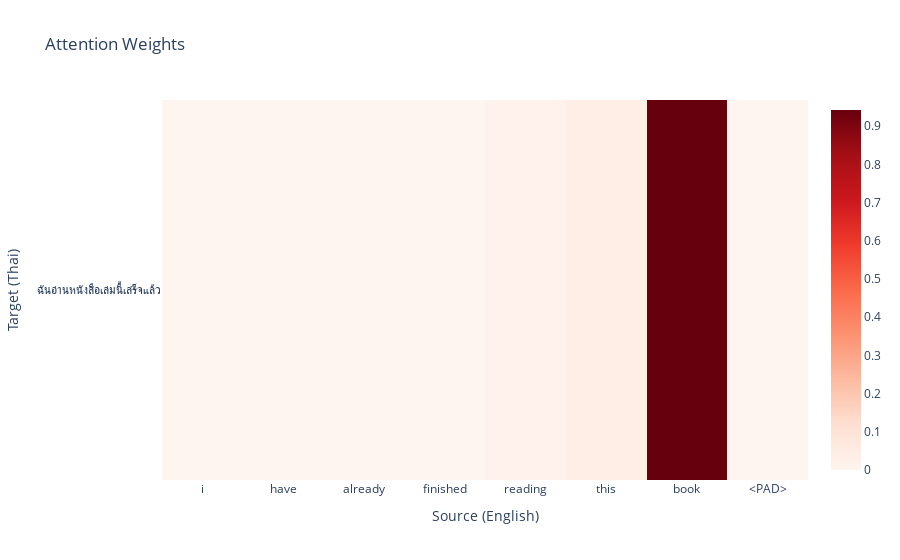

The code cell stored with this chart in its notebook:
### Markdown cell above
## Visualizing attention weights

### Code cell
# import plotly
# from plotly.offline import init_notebook_mode, iplot
# plotly.offline.init_notebook_mode(connected=True)
# import plotly.graph_objects as go


# idx = -5
# actual_seq = detokenize(hin[idx], tgt_lang.idx2word)
# translation, att_wgts = predict_seq2seq(encoder, decoder, eng[idx], tgt_lang, max_length_tgt)

# eng_sent = detokenize(eng[idx], inp_lang.idx2word)
# print(f'English Sentence:      {eng_sent}')
# print(f'Predicted Translation: {translation}')
# print(f'Actual Translation:    {actual_seq}')


# eng_tokens = eng_sent.strip().split(' ')
# eng_tokens += ['<PAD>'] * (max_length_inp - len(eng_tokens))

# trace = go.Heatmap(
#     z=att_wgts,
#     x= eng_tokens,
#     y=translation.split(' '),
#     colorscale='Reds'
# )
# iplot([trace])

### Figure 1 — Plotly figure (JSON) as saved in the notebook; plotly's stock layout.template omitted (floating-point values rounded to 4 significant figures)
{"data": [{"colorscale": [[0, "rgb(255,245,240)"], [0.125, "rgb(254,224,210)"], [0.25, "rgb(252,187,161)"], [0.375, "rgb(252,146,114)"], [0.5, "rgb(251,106,74)"], [0.625, "rgb(239,59,44)"], [0.75, "rgb(203,24,29)"], [0.875, "rgb(165,15,21)"], [1, "rgb(103,0,13)"]], "x": ["i", "have", "already", "finished", "reading", "this", "book", "<PAD>", "<PAD>", "<PAD>", "<PAD>", "<PAD>", "<PAD>", "<PAD>", "<PAD>", "<PAD>", "<PAD>", "<PAD>", "<PAD>", "<PAD>"], "y": ["ฉันอ่านหนังสือเล่มนี้เสร็จแล้ว"], "z": [[3.511e-09, 1.403e-08, 6.526e-08, 7.577e-05, 0.01983, 0.03775, 0.9423, 0, 0, 0, 0, 0, 0, 0, 0, 0, 0, 0, 0, 0]], "type": "heatmap"}], "layout": {"title": {"text": "Attention Weights"}, "xaxis": {"title": {"text": "Source (English)"}}, "yaxis": {"title": {"text": "Target (Thai)"}}}}
